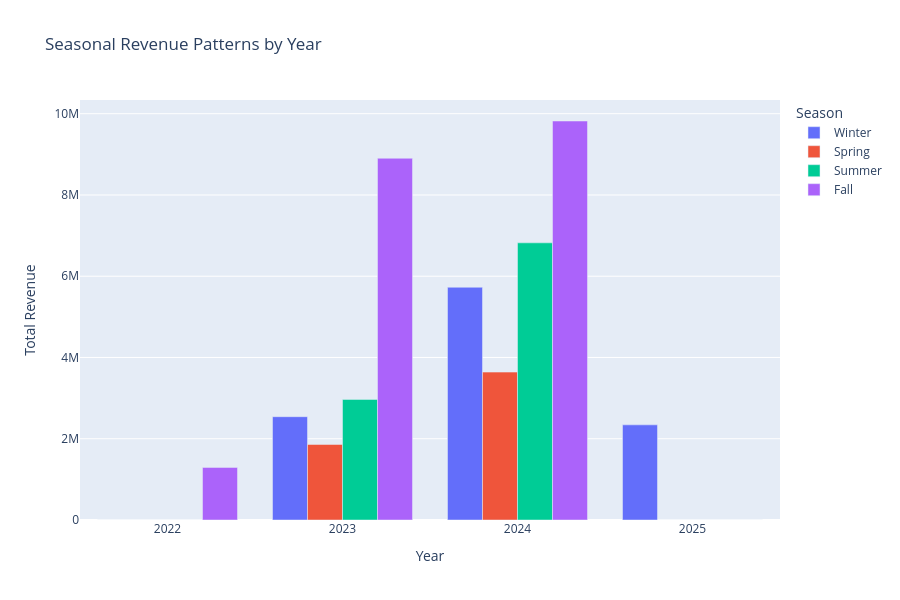

Notebook code cell kept with this figure:
### Code cell
seasonal_orders.index = seasonal_orders.index.astype(str)

fig = px.bar(
    seasonal_orders, 
    x=seasonal_orders.index, 
    y=seasonal_orders.columns,  
    title="Seasonal Revenue Patterns by Year",
    labels={"value": "Total Revenue", "variable": "Season", "x": "Year"},
    barmode="group"
)

fig.update_layout(
    xaxis_title="Year",
    yaxis_title="Total Revenue",
    legend_title="Season",
    height=600,
    width=900
)

fig.show()

### Figure 1 — Plotly figure (JSON) as saved in the notebook; plotly's stock layout.template omitted (floating-point values rounded to 4 significant figures)
{"data": [{"alignmentgroup": "True", "hovertemplate": "season=Winter<br>year=%{x}<br>Total Revenue=%{y}<extra></extra>", "legendgroup": "Winter", "marker": {"color": "#636efa", "pattern": {"shape": ""}}, "name": "Winter", "offsetgroup": "Winter", "orientation": "v", "showlegend": true, "textposition": "auto", "type": "bar", "x": ["2022", "2023", "2024", "2025"], "xaxis": "x", "y": [0.0, 2543000.0, 5729000.0, 2342000.0], "yaxis": "y"}, {"alignmentgroup": "True", "hovertemplate": "season=Spring<br>year=%{x}<br>Total Revenue=%{y}<extra></extra>", "legendgroup": "Spring", "marker": {"color": "#EF553B", "pattern": {"shape": ""}}, "name": "Spring", "offsetgroup": "Spring", "orientation": "v", "showlegend": true, "textposition": "auto", "type": "bar", "x": ["2022", "2023", "2024", "2025"], "xaxis": "x", "y": [0.0, 1859000.0, 3640000.0, 0.0], "yaxis": "y"}, {"alignmentgroup": "True", "hovertemplate": "season=Summer<br>year=%{x}<br>Total Revenue=%{y}<extra></extra>", "legendgroup": "Summer", "marker": {"color": "#00cc96", "pattern": {"shape": ""}}, "name": "Summer", "offsetgroup": "Summer", "orientation": "v", "showlegend": true, "textposition": "auto", "type": "bar", "x": ["2022", "2023", "2024", "2025"], "xaxis": "x", "y": [0.0, 2968000.0, 6822000.0, 0.0], "yaxis": "y"}, {"alignmentgroup": "True", "hovertemplate": "season=Fall<br>year=%{x}<br>Total Revenue=%{y}<extra></extra>", "legendgroup": "Fall", "marker": {"color": "#ab63fa", "pattern": {"shape": ""}}, "name": "Fall", "offsetgroup": "Fall", "orientation": "v", "showlegend": true, "textposition": "auto", "type": "bar", "x": ["2022", "2023", "2024", "2025"], "xaxis": "x", "y": [1294000.0, 8904000.0, 9821000.0, 0.0], "yaxis": "y"}], "layout": {"barmode": "group", "height": 600, "legend": {"title": {"text": "Season"}, "tracegroupgap": 0}, "title": {"text": "Seasonal Revenue Patterns by Year"}, "width": 900, "xaxis": {"anchor": "y", "domain": [0, 1], "title": {"text": "Year"}}, "yaxis": {"anchor": "x", "domain": [0, 1], "title": {"text": "Total Revenue"}}}}
